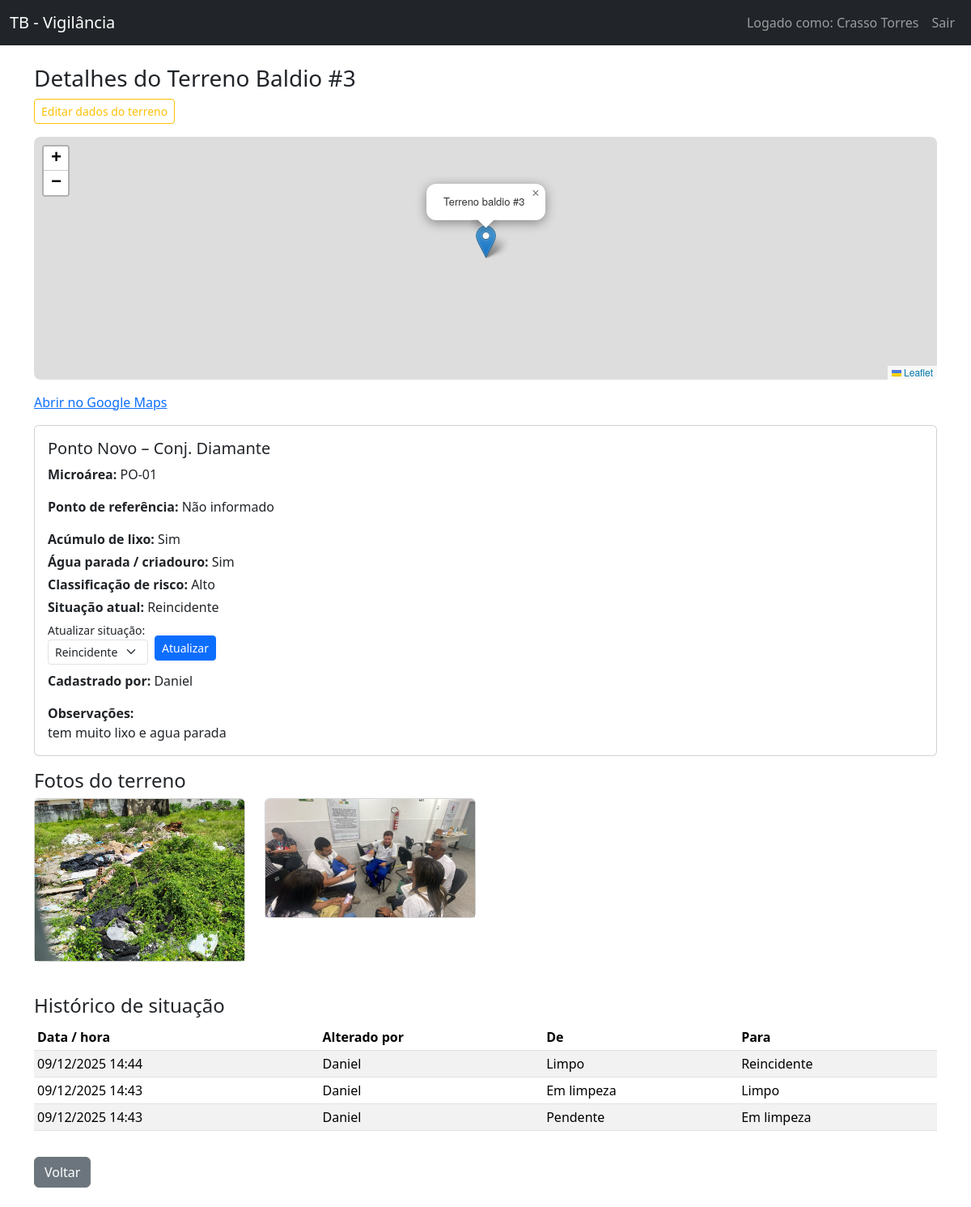
Page /terrenos/3 (signed in) on the committed database.
### app.py (models this page shows, shortened)
class User(UserMixin, db.Model):
    __tablename__ = "users"
    id = db.Column(db.Integer, primary_key=True)
    nome = db.Column(db.String(100), nullable=False)
    email = db.Column(db.String(120), unique=True, nullable=False)
    senha_hash = db.Column(db.String(128), nullable=False)
    is_admin = db.Column(db.Boolean, default=False)

class TerrenoBaldio(db.Model):
    __tablename__ = "terrenos_baldios"
    id = db.Column(db.Integer, primary_key=True)
    bairro = db.Column(db.String(100), nullable=False)
    microarea = db.Column(db.String(50))
    endereco = db.Column(db.String(200), nullable=False)
    referencia = db.Column(db.String(200))
    tem_lixo = db.Column(db.Boolean, default=False)
    tem_agua_parada = db.Column(db.Boolean, default=False)
    risco = db.Column(db.String(20), default="Baixo")
    situacao = db.Column(db.String(20), default="Pendente")
    observacoes = db.Column(db.Text)
    latitude = db.Column(db.String(30))   # já deixo aqui pro mapa
    longitude = db.Column(db.String(30))  # strings pra simplificar
    criado_por_id = db.Column(db.Integer, db.ForeignKey("users.id"))
    criado_por = db.relationship("User", backref="terrenos")
    fotos = db.relationship(
        "TerrenoFoto",
        backref="terreno",
        lazy=True,
        cascade="all, delete-orphan",
    )
    historico = db.relationship(
        "TerrenoHistoricoSituacao",
        backref="terreno",
        lazy=True,
        order_by="TerrenoHistoricoSituacao.data_hora.desc()",
        cascade="all, delete-orphan",
    )

class TerrenoFoto(db.Model):
    __tablename__ = "terreno_fotos"
    id = db.Column(db.Integer, primary_key=True)
    arquivo = db.Column(db.String(255), nullable=False)
    terreno_id = db.Column(db.Integer, db.ForeignKey("terrenos_baldios.id"), nullable=False)

class TerrenoHistoricoSituacao(db.Model):
    __tablename__ = "terreno_historico_situacao"
    id = db.Column(db.Integer, primary_key=True)
    terreno_id = db.Column(db.Integer, db.ForeignKey("terrenos_baldios.id"), nullable=False)
    data_hora = db.Column(db.DateTime, default=datetime.utcnow)
    situacao_anterior = db.Column(db.String(20))
    situacao_nova = db.Column(db.String(20))
    usuario_id = db.Column(db.Integer, db.ForeignKey("users.id"))
    usuario = db.relationship("User")

### app.py (the view)
@app.route("/terrenos/<int:terreno_id>")
@login_required
def terreno_detalhe(terreno_id):
    terreno = TerrenoBaldio.query.get_or_404(terreno_id)
    if not current_user.is_admin and terreno.criado_por_id != current_user.id:
        flash("Você não tem permissão para visualizar este terreno.", "danger")
        return redirect(url_for("dashboard"))
    return render_template("terreno_detalhe.html", terreno=terreno)

### app.py (called while the page is built)
@login_manager.user_loader
def load_user(user_id):
    return User.query.get(int(user_id))

### Templates/terreno_detalhe.html (shortened to what this page needs)
{% extends "base.html" %}
{% block content %}
<h3>Detalhes do Terreno Baldio #{{ terreno.id }}</h3>
{% if current_user.is_admin or current_user.id == terreno.criado_por_id %}
  <div class="mb-3">
    <a
      href="{{ url_for('terreno_editar', terreno_id=terreno.id) }}"
      class="btn btn-sm btn-outline-warning"
    >
      Editar dados do terreno
    </a>
  </div>
{% endif %}
{% if terreno.latitude and terreno.longitude %}
  <link
    rel="stylesheet"
    href="https://unpkg.com/leaflet@1.9.4/dist/leaflet.css"
  />
  <div id="map" class="mb-3" style="height: 300px; border-radius: 8px; overflow: hidden;"></div>
  <p>
    <a
      href="https://www.google.com/maps/search/?api=1&query={{ terreno.latitude }},{{ terreno.longitude }}"
      target="_blank"
      rel="noopener"
    >
      Abrir no Google Maps
    </a>
  </p>
{% endif %}
<div class="card mb-3">
  <div class="card-body">
        <h5 class="card-title">{{ terreno.bairro }} – {{ terreno.endereco }}</h5>
        <p class="card-text">
      <strong>Microárea:</strong>
      {{ terreno.microarea or "Não informado" }}
     </p>
        <p class="card-text">
      <strong>Ponto de referência:</strong>
      {{ terreno.referencia or "Não informado" }}
    </p>
    <p class="card-text mb-1">
      <strong>Acúmulo de lixo:</strong>
      {{ "Sim" if terreno.tem_lixo else "Não" }}
    </p>
    <p class="card-text mb-1">
      <strong>Água parada / criadouro:</strong>
      {{ "Sim" if terreno.tem_agua_parada else "Não" }}
    </p>
    <p class="card-text mb-1">
      <strong>Classificação de risco:</strong>
      {{ terreno.risco }}
    </p>
    <p class="card-text mb-1">
  <strong>Situação atual:</strong>
  {{ terreno.situacao }}
</p>
{% if current_user.is_admin or current_user.id == terreno.criado_por_id %}
  <form
    method="post"
    action="{{ url_for('atualizar_situacao', terreno_id=terreno.id) }}"
    class="row g-2 align-items-center mb-2"
  >
    <div class="col-auto">
      <label for="situacao" class="form-label mb-0"><small>Atualizar situação:</small></label>
      <select name="situacao" id="situacao" class="form-select form-select-sm">
        {% set situacoes_validas = ["Pendente", "Em limpeza", "Limpo", "Reincidente"] %}
        {% for s in situacoes_validas %}
        <option value="{{ s }}" {% if terreno.situacao == s %}selected{% endif %}>
          {{ s }}
        </option>
        {% endfor %}
      </select>
    </div>
    <div class="col-auto" style="margin-top: 1.4rem;">
      <button type="submit" class="btn btn-sm btn-primary">
        Atualizar
      </button>
    </div>
  </form>
{% endif %}
    <p class="card-text">
      <strong>Cadastrado por:</strong>
      {{ terreno.criado_por.nome if terreno.criado_por else "-" }}
    </p>
    <p class="card-text">
      <strong>Observações:</strong><br />
      {{ terreno.observacoes or "Sem observações." }}
    </p>
  </div>
</div>
<h4>Fotos do terreno</h4>
{% if terreno.fotos %}
  <div class="row">
    {% for foto in terreno.fotos %}
    <div class="col-md-3 col-sm-4 col-6 mb-3">
      <div class="card">
        <img
          src="{{ url_for('static', filename='uploads/' ~ foto.arquivo) }}"
          class="card-img-top"
          alt="Foto do terreno"
          style="max-height: 200px; object-fit: cover;"
        />
      </div>
    </div>
    {% endfor %}
  </div>
{% else %}
  <div class="alert alert-info">
    Nenhuma foto cadastrada para este terreno.
  </div>
{% endif %}
<h4 class="mt-4">Histórico de situação</h4>
{% if terreno.historico %}
  <table class="table table-sm table-striped">
    <thead>
      <tr>
        <th>Data / hora</th>
        <th>Alterado por</th>
        <th>De</th>
        <th>Para</th>
      </tr>
    </thead>
    <tbody>
      {% for h in terreno.historico %}
      <tr>
        <td>{{ h.data_hora.strftime("%d/%m/%Y %H:%M") if h.data_hora else "-" }}</td>
        <td>{{ h.usuario.nome if h.usuario else "-" }}</td>
        <td>{{ h.situacao_anterior or "-" }}</td>
        <td>{{ h.situacao_nova or "-" }}</td>
      </tr>
      {% endfor %}
    </tbody>
  </table>
{% else %}
  <div class="alert alert-info">
    Nenhuma alteração de situação registrada ainda.
  </div>
{% endif %}
<a href="{{ url_for('dashboard') }}" class="btn btn-secondary mt-3">Voltar</a>
{% endblock %}

### Templates/base.html (shortened to what this page needs)
<!doctype html>
<html lang="pt-br">
  <head>
    <link
      href="https://cdn.jsdelivr.net/npm/bootstrap@5.3.3/dist/css/bootstrap.min.css"
      rel="stylesheet"
    />
  </head>
  <body>
    <nav class="navbar navbar-expand-lg navbar-dark bg-dark mb-4">
      <div class="container-fluid">
        <a class="navbar-brand" href="{{ url_for('dashboard') }}">
          TB - Vigilância
        </a>
        <div class="collapse navbar-collapse">
          <ul class="navbar-nav ms-auto">
            {% if current_user.is_authenticated %}
              <li class="nav-item">
                <span class="nav-link">Logado como: {{ current_user.nome }}</span>
              </li>
              <li class="nav-item">
                <a class="nav-link" href="{{ url_for('logout') }}">Sair</a>
              </li>
            {% else %}
              <li class="nav-item">
                <a class="nav-link" href="{{ url_for('login') }}">Login</a>
              </li>
            {% endif %}
          </ul>
        </div>
      </div>
    </nav>
    <div class="container mb-4">
      {% block content %}
      {% endblock %}
    </div>
  </body>
</html>

### rows in the picture
User: nome "Crasso Torres"
TerrenoBaldio: id "3", bairro "Ponto Novo", endereco "Conj. Diamante", microarea "PO-01", referencia "Não informado", tem_lixo "Sim", tem_agua_parada "Sim", risco "Alto", situacao "Reincidente", observacoes "tem muito lixo e agua parada"
User: criado_por "Daniel"
TerrenoFoto: arquivo (picture)
TerrenoFoto: arquivo (picture)
TerrenoHistoricoSituacao: data_hora "09/12/2025 14:44", usuario "Daniel", situacao_anterior "Limpo", situacao_nova "Reincidente"
TerrenoHistoricoSituacao: data_hora "09/12/2025 14:43", usuario "Daniel", situacao_anterior "Em limpeza", situacao_nova "Limpo"
TerrenoHistoricoSituacao: data_hora "09/12/2025 14:43", usuario "Daniel", situacao_anterior "Pendente", situacao_nova "Em limpeza"
